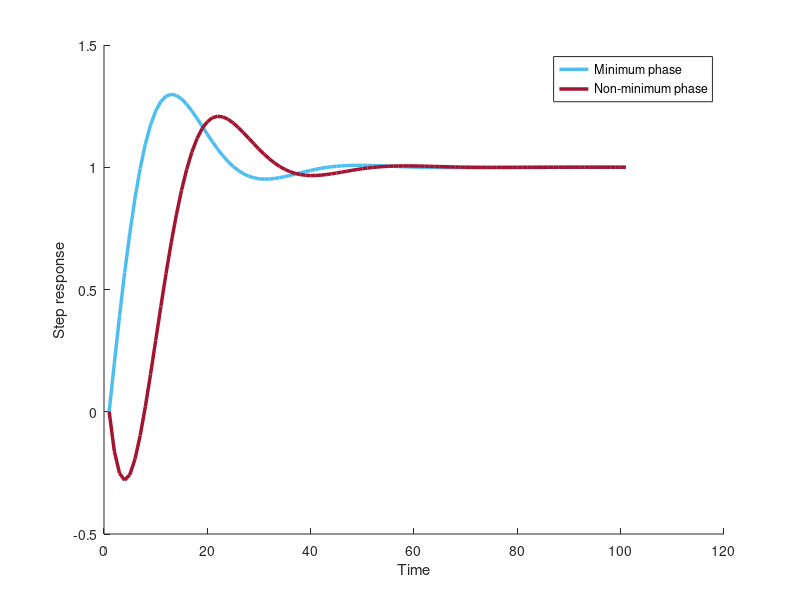

Write MATLAB code to recreate this figure.
close all

%% 
s = tf('s');
sysbrol1 =  (s+1)/(1+s+s^2);
sysbrol2 = -(s-1)/(1+s+s^2);

step1 = step(sysbrol1);
step2 = step(sysbrol2);

figure
hold on
plot(step1, 'Color', [0.3010, 0.7450, 0.9330], 'LineWidth',2.5)
plot(step2, 'Color', [0.6350, 0.0780, 0.1840], 'LineWidth',2.5)
xlabel('Time')
ylabel('Step response')
legend('Minimum phase', 'Non-minimum phase')
